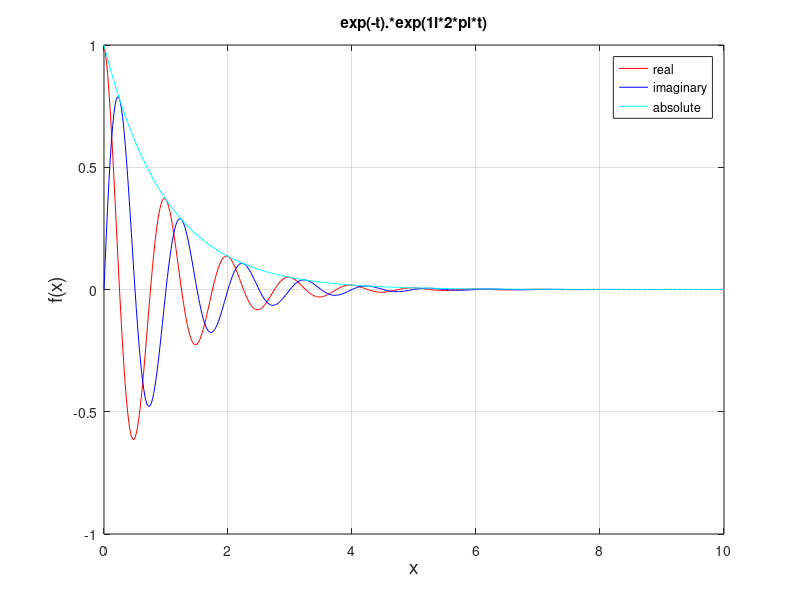

MATLAB code to generate this figure:
clc 
clear all 
close all
t = linspace(0,10,500);
s=exp(-t).*exp(1i*2*pi*t);
plot(t,real(s),'r',t,imag(s),'b',t,abs(s),'c')
legend('real','imaginary','absolute')
grid on
xlabel('x','fontsize',14)
ylabel('f(x)','Fontsize',14)
title('exp(-t).*exp(1i*2*pi*t)')
